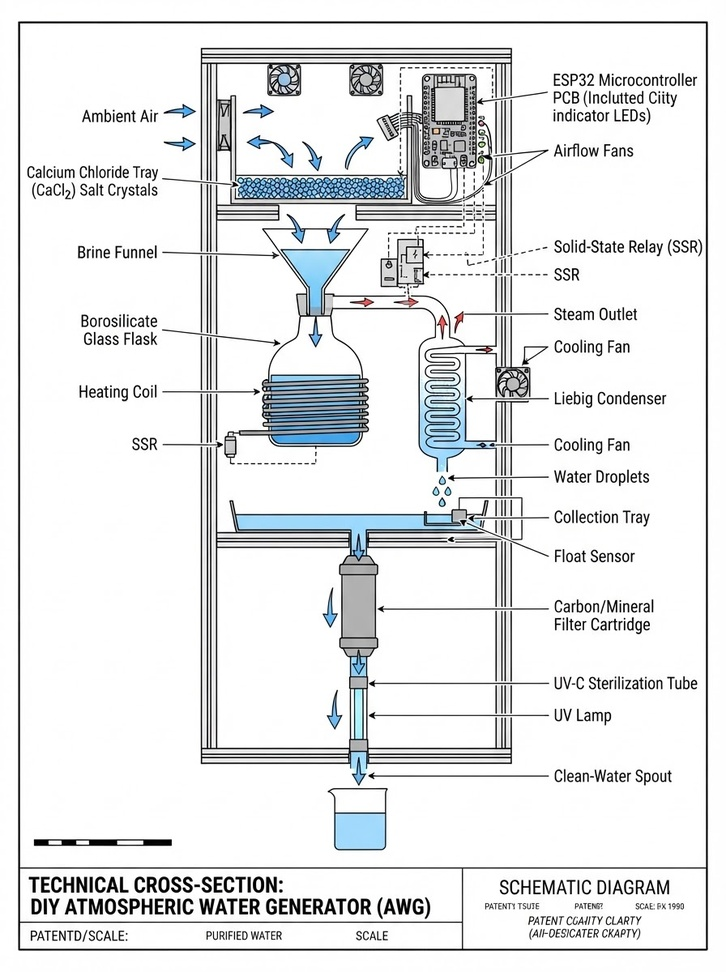
#> input picture Documentação Oficial/Arquivo de Mídia/projSketch.jpg, 726 x 972 px, shrunk from 896 x 1200 before the run, found by its file name
$ python gerar_imagens.py
#> lines starting #> are read from the running program, lines starting #| are printed output that depends on the picture
#!/usr/bin/env python3
"""Gera todas as imagens e diagramas do projeto Tupan Water Maker."""
import matplotlib
matplotlib.use('Agg')
import matplotlib.pyplot as plt
import numpy as np
from PIL import Image, ImageEnhance, ImageFilter
import os

OUT = '/home/tuliofh01/Documents/Arquivo Acadêmico/PUC-MG/Engenharia de Computação/Disciplinas/2026.2/Iot & PLCs/Tupan Water Maker/Documentação Oficial/Arquivo de Mídia'
os.makedirs(OUT, exist_ok=True)

# 1. Melhorar imagem inicial
src = '/home/tuliofh01/Documents/Arquivo Acadêmico/PUC-MG/Engenharia de Computação/Disciplinas/2026.2/Iot & PLCs/Tupan Water Maker/Documentação Oficial/Arquivo de Mídia/projSketch.jpg'
img = Image.open(src)
#> img is the input picture: PIL image 726x972 RGB; mean R, G, B 229.7, 231.2, 232.1
img = img.filter(ImageFilter.SHARPEN)
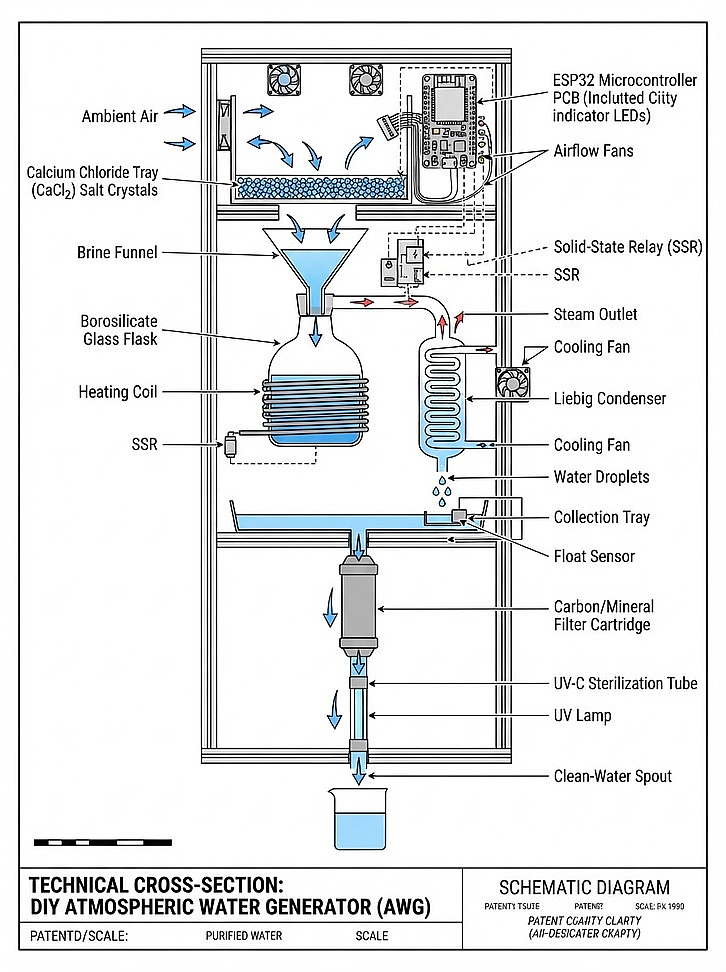
#> img: PIL image 726x972 RGB; mean R, G, B 229.2, 230.4, 231.1
img = ImageEnhance.Contrast(img).enhance(1.15)
img.save(os.path.join(OUT, 'projSketch_melhorada.jpg'), quality=95)
print('Imagem melhorada salva.')

# 2. Gráfico de descarga da bateria
fig, ax = plt.subplots(figsize=(8, 5))
t = np.linspace(0, 24, 200)
levels = {
    'Bateria 12V 60Ah (720Wh)': 100 * np.exp(-t / 20.5),
    'Modo Eco (5W)': 100 * np.exp(-t / 144),
}
for label, y in levels.items():
    ax.plot(t, y, linewidth=2, label=label)
ax.axhline(20, color='red', linestyle='--', alpha=0.6, label='Limite seguro (20%)')
ax.set_xlabel('Tempo (horas)')
ax.set_ylabel('Carga da bateria (%)')
ax.set_title('Curva de Descarga — Sistema de Energia Dual')
ax.grid(True, alpha=0.3)
ax.legend()
plt.tight_layout()
plt.savefig(os.path.join(OUT, 'grafico_descarga_bateria.png'), dpi=150)
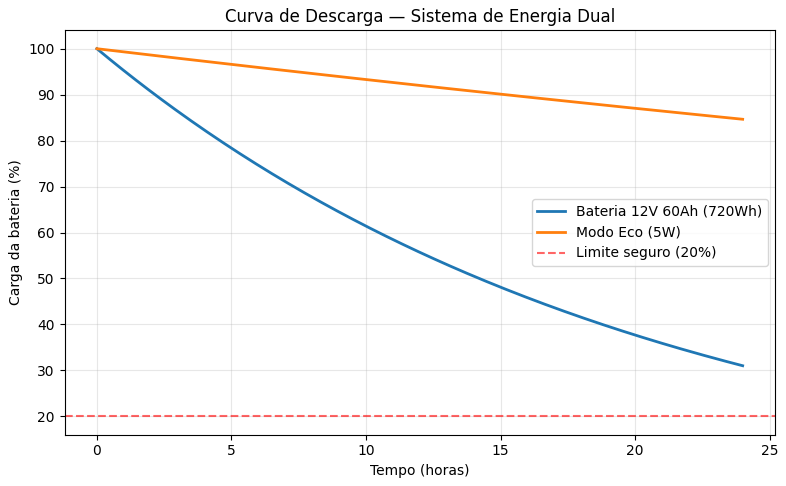
#> figure drawn by matplotlib, 1 panel; curve peaks at x = 0, y = 100; curve peaks at x = 0, y = 100
plt.close()

# 3. Gráfico de regressão Umidade × Produção de Água
fig, ax = plt.subplots(figsize=(8, 5))
hum = np.array([40, 45, 50, 55, 60, 65, 70, 75, 80, 85])
prod = np.array([60, 75, 90, 105, 120, 135, 150, 165, 180, 195])
coef = np.polyfit(hum, prod, 1)
x = np.linspace(40, 85, 100)
y = coef[0] * x + coef[1]
ax.scatter(hum, prod, color='#1565C0', label='Dados simulados')
ax.plot(x, y, color='#E65100', linestyle='--', label='Regressão linear')
ax.set_xlabel('Umidade Relativa do Ar (%)')
ax.set_ylabel('Produção de Água (mL/24h)')
ax.set_title('Correlação entre Umidade e Produção de Água')
ax.grid(True, alpha=0.3)
ax.legend()
plt.tight_layout()
plt.savefig(os.path.join(OUT, 'grafico_umidade_producao.png'), dpi=150)
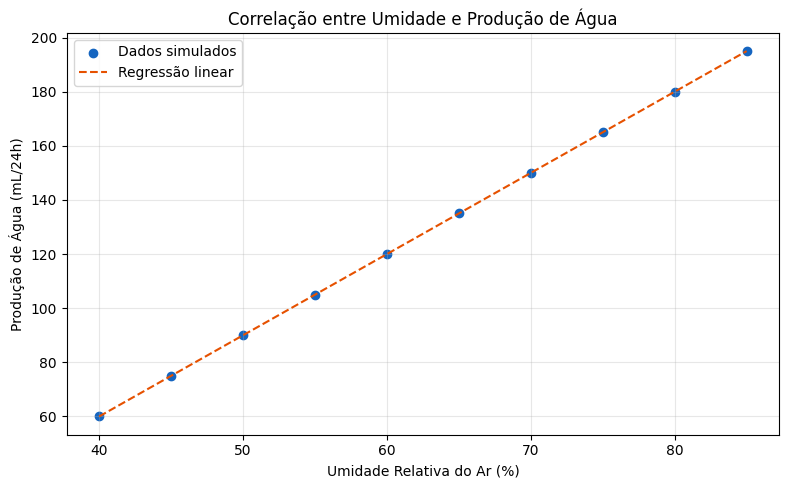
#> figure drawn by matplotlib, 1 panel; curve peaks at x = 85, y = 195
plt.close()

# 4. Fluxograma do ciclo de reciclagem química
fig, ax = plt.subplots(figsize=(8, 8))
ax.axis('off')
steps = [
    ('Água coletada', (0.5, 0.95), '#E8F5E9'),
    ('Filtragem inicial', (0.5, 0.82), '#E8F0FE'),
    ('Carvão ativado regenerado', (0.5, 0.69), '#E8F0FE'),
    ('Dessecante (CaCl₂ / Sílica)', (0.5, 0.56), '#FFF3E0'),
    ('Secagem térmica (105–120°C)', (0.5, 0.43), '#FFF3E0'),
    ('Reutilização cíclica', (0.5, 0.30), '#E8F5E9'),
]
for label, (x, y), color in steps:
    ax.text(x, y, label, fontsize=11, ha='center', va='center',
            bbox=dict(boxstyle='round,pad=0.4', facecolor=color, edgecolor='#333', linewidth=1.5))
for i in range(len(steps)-1):
    x, y = steps[i][1]
    x2, y2 = steps[i+1][1]
    ax.annotate('', xy=(x2, y2-0.05), xytext=(x, y-0.05),
                arrowprops=dict(arrowstyle='->', lw=1.5, color='#333'))
ax.annotate('', xy=(0.82, 0.30), xytext=(0.5, 0.30),
            arrowprops=dict(arrowstyle='->', lw=1.5, color='#333'))
ax.text(0.82, 0.36, 'Retorno ao processo', fontsize=9, ha='center')
ax.set_title('Fluxograma — Ciclo de Reciclagem Química', fontsize=14, fontweight='bold')
plt.tight_layout()
plt.savefig(os.path.join(OUT, 'fluxograma_reciclagem.png'), dpi=150)
plt.close()

# 5. Fluxograma do sistema de energia dual
fig, ax = plt.subplots(figsize=(8, 8))
ax.axis('off')
nodes = [
    ('Tomada 110/220V', (0.2, 0.95), '#FFF3E0'),
    ('Carregador AC 12V', (0.2, 0.82), '#FFF3E0'),
    ('Bateria 12V 60Ah', (0.2, 0.69), '#FFF3E0'),
    ('Controlador MPPT/PWM', (0.2, 0.56), '#FFF3E0'),
    ('Conversor Buck 12V→5V', (0.2, 0.43), '#FFF3E0'),
    ('Arduino Mega + Sensores', (0.55, 0.43), '#E8F5E9'),
    ('Atuadores (Fan, Bomba, Aquecedor)', (0.55, 0.30), '#FCE4EC'),
    ('App Mobile / Dashboard', (0.85, 0.43), '#E1F5FE'),
]
for label, (x, y), color in nodes:
    ax.text(x, y, label, fontsize=10, ha='center', va='center',
            bbox=dict(boxstyle='round,pad=0.4', facecolor=color, edgecolor='#333', linewidth=1.5))
edges = [
    (0, 1), (1, 2), (2, 3), (3, 4), (4, 5), (5, 6), (5, 7)
]
for i, j in edges:
    x1, y1 = nodes[i][1]
    x2, y2 = nodes[j][1]
    ax.annotate('', xy=(x2, y2+0.05), xytext=(x1, y1-0.05),
                arrowprops=dict(arrowstyle='->', lw=1.5, color='#333'))
ax.set_title('Fluxograma — Sistema de Energia Dual Power', fontsize=14, fontweight='bold')
plt.tight_layout()
plt.savefig(os.path.join(OUT, 'fluxograma_energia_dual.png'), dpi=150)
plt.close()

print('Imagens e diagramas gerados.')
